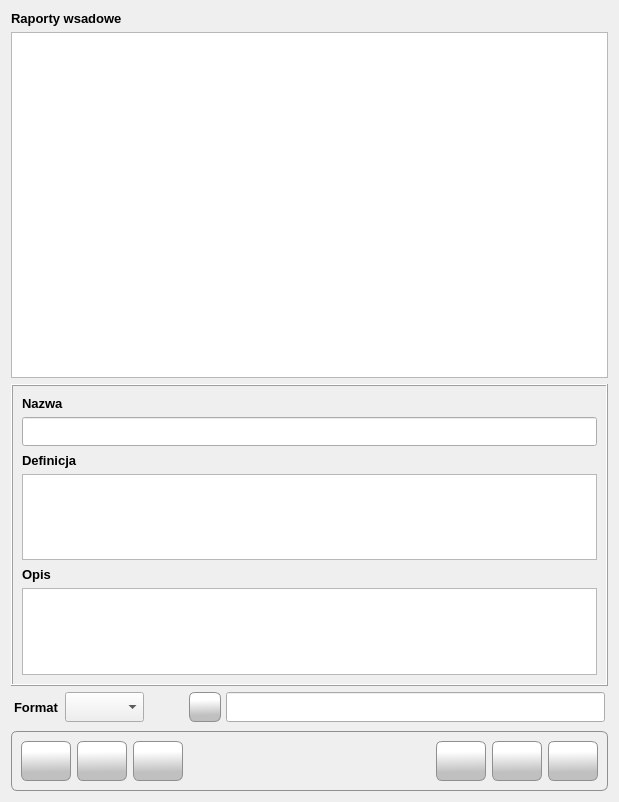
<?xml version="1.0" encoding="UTF-8"?>
<ui version="4.0">
 <class>Form</class>
 <widget class="QWidget" name="Form">
  <property name="windowModality">
   <enum>Qt::ApplicationModal</enum>
  </property>
  <property name="geometry">
   <rect>
    <x>0</x>
    <y>0</y>
    <width>619</width>
    <height>802</height>
   </rect>
  </property>
  <property name="sizePolicy">
   <sizepolicy hsizetype="Preferred" vsizetype="Expanding">
    <horstretch>0</horstretch>
    <verstretch>0</verstretch>
   </sizepolicy>
  </property>
  <property name="minimumSize">
   <size>
    <width>0</width>
    <height>48</height>
   </size>
  </property>
  <property name="font">
   <font>
    <family>Tahoma</family>
    <pointsize>10</pointsize>
   </font>
  </property>
  <property name="windowTitle">
   <string>Raporty wsadowe</string>
  </property>
  <property name="windowIcon">
   <iconset resource="../res/main_form.qrc">
    <normaloff>:/icons/res/icon/filter.png</normaloff>:/icons/res/icon/filter.png</iconset>
  </property>
  <layout class="QVBoxLayout" name="verticalLayout_2">
   <item>
    <widget class="QLabel" name="lbl_title">
     <property name="font">
      <font>
       <family>Tahoma</family>
       <pointsize>10</pointsize>
       <weight>75</weight>
       <bold>true</bold>
      </font>
     </property>
     <property name="text">
      <string>Raporty wsadowe</string>
     </property>
    </widget>
   </item>
   <item>
    <widget class="QTableView" name="tbl_reports">
     <property name="sizePolicy">
      <sizepolicy hsizetype="Expanding" vsizetype="Preferred">
       <horstretch>0</horstretch>
       <verstretch>0</verstretch>
      </sizepolicy>
     </property>
     <property name="minimumSize">
      <size>
       <width>0</width>
       <height>346</height>
      </size>
     </property>
     <property name="font">
      <font>
       <family>Tahoma</family>
       <pointsize>10</pointsize>
      </font>
     </property>
     <property name="editTriggers">
      <set>QAbstractItemView::NoEditTriggers</set>
     </property>
     <property name="selectionMode">
      <enum>QAbstractItemView::SingleSelection</enum>
     </property>
     <property name="selectionBehavior">
      <enum>QAbstractItemView::SelectRows</enum>
     </property>
     <property name="gridStyle">
      <enum>Qt::DashLine</enum>
     </property>
     <property name="wordWrap">
      <bool>false</bool>
     </property>
     <attribute name="horizontalHeaderStretchLastSection">
      <bool>true</bool>
     </attribute>
     <attribute name="verticalHeaderVisible">
      <bool>false</bool>
     </attribute>
    </widget>
   </item>
   <item>
    <widget class="QFrame" name="frame_2">
     <property name="sizePolicy">
      <sizepolicy hsizetype="Expanding" vsizetype="Expanding">
       <horstretch>0</horstretch>
       <verstretch>0</verstretch>
      </sizepolicy>
     </property>
     <property name="maximumSize">
      <size>
       <width>16777215</width>
       <height>305</height>
      </size>
     </property>
     <property name="frameShape">
      <enum>QFrame::Box</enum>
     </property>
     <property name="frameShadow">
      <enum>QFrame::Raised</enum>
     </property>
     <layout class="QVBoxLayout" name="verticalLayout">
      <item>
       <widget class="QLabel" name="label">
        <property name="sizePolicy">
         <sizepolicy hsizetype="Expanding" vsizetype="Expanding">
          <horstretch>0</horstretch>
          <verstretch>0</verstretch>
         </sizepolicy>
        </property>
        <property name="minimumSize">
         <size>
          <width>30</width>
          <height>16</height>
         </size>
        </property>
        <property name="font">
         <font>
          <family>Tahoma</family>
          <pointsize>10</pointsize>
          <weight>75</weight>
          <bold>true</bold>
         </font>
        </property>
        <property name="text">
         <string>Nazwa</string>
        </property>
       </widget>
      </item>
      <item>
       <widget class="QLineEdit" name="txtName">
        <property name="sizePolicy">
         <sizepolicy hsizetype="Expanding" vsizetype="Fixed">
          <horstretch>0</horstretch>
          <verstretch>0</verstretch>
         </sizepolicy>
        </property>
        <property name="minimumSize">
         <size>
          <width>0</width>
          <height>29</height>
         </size>
        </property>
        <property name="font">
         <font>
          <family>Tahoma</family>
          <pointsize>10</pointsize>
         </font>
        </property>
       </widget>
      </item>
      <item>
       <widget class="QLabel" name="label_2">
        <property name="minimumSize">
         <size>
          <width>30</width>
          <height>16</height>
         </size>
        </property>
        <property name="font">
         <font>
          <family>Tahoma</family>
          <pointsize>10</pointsize>
          <weight>75</weight>
          <bold>true</bold>
         </font>
        </property>
        <property name="text">
         <string>Definicja</string>
        </property>
       </widget>
      </item>
      <item>
       <widget class="QPlainTextEdit" name="txtDefinition">
        <property name="font">
         <font>
          <family>Tahoma</family>
          <pointsize>10</pointsize>
         </font>
        </property>
       </widget>
      </item>
      <item>
       <widget class="QLabel" name="label_3">
        <property name="sizePolicy">
         <sizepolicy hsizetype="Preferred" vsizetype="Expanding">
          <horstretch>0</horstretch>
          <verstretch>0</verstretch>
         </sizepolicy>
        </property>
        <property name="minimumSize">
         <size>
          <width>30</width>
          <height>16</height>
         </size>
        </property>
        <property name="font">
         <font>
          <family>Tahoma</family>
          <pointsize>10</pointsize>
          <weight>75</weight>
          <bold>true</bold>
         </font>
        </property>
        <property name="text">
         <string>Opis</string>
        </property>
       </widget>
      </item>
      <item>
       <widget class="QPlainTextEdit" name="txtDescription">
        <property name="font">
         <font>
          <family>Tahoma</family>
          <pointsize>10</pointsize>
         </font>
        </property>
       </widget>
      </item>
     </layout>
    </widget>
   </item>
   <item>
    <widget class="QFrame" name="frame_3">
     <property name="frameShape">
      <enum>QFrame::NoFrame</enum>
     </property>
     <property name="frameShadow">
      <enum>QFrame::Raised</enum>
     </property>
     <layout class="QHBoxLayout" name="horizontalLayout_2">
      <property name="spacing">
       <number>5</number>
      </property>
      <property name="leftMargin">
       <number>3</number>
      </property>
      <property name="topMargin">
       <number>0</number>
      </property>
      <property name="rightMargin">
       <number>3</number>
      </property>
      <property name="bottomMargin">
       <number>3</number>
      </property>
      <item>
       <widget class="QLabel" name="label_4">
        <property name="sizePolicy">
         <sizepolicy hsizetype="Expanding" vsizetype="Expanding">
          <horstretch>0</horstretch>
          <verstretch>0</verstretch>
         </sizepolicy>
        </property>
        <property name="font">
         <font>
          <family>Tahoma</family>
          <pointsize>10</pointsize>
          <weight>75</weight>
          <bold>true</bold>
         </font>
        </property>
        <property name="text">
         <string>Format</string>
        </property>
       </widget>
      </item>
      <item>
       <widget class="QComboBox" name="cboFormat">
        <property name="sizePolicy">
         <sizepolicy hsizetype="Expanding" vsizetype="Fixed">
          <horstretch>0</horstretch>
          <verstretch>0</verstretch>
         </sizepolicy>
        </property>
        <property name="minimumSize">
         <size>
          <width>0</width>
          <height>30</height>
         </size>
        </property>
        <property name="maximumSize">
         <size>
          <width>200</width>
          <height>16777215</height>
         </size>
        </property>
        <property name="font">
         <font>
          <family>Tahoma</family>
          <pointsize>10</pointsize>
         </font>
        </property>
       </widget>
      </item>
      <item>
       <spacer name="horizontalSpacer_2">
        <property name="orientation">
         <enum>Qt::Horizontal</enum>
        </property>
        <property name="sizeHint" stdset="0">
         <size>
          <width>40</width>
          <height>20</height>
         </size>
        </property>
       </spacer>
      </item>
      <item>
       <widget class="QPushButton" name="btnAddList">
        <property name="sizePolicy">
         <sizepolicy hsizetype="MinimumExpanding" vsizetype="MinimumExpanding">
          <horstretch>0</horstretch>
          <verstretch>0</verstretch>
         </sizepolicy>
        </property>
        <property name="minimumSize">
         <size>
          <width>30</width>
          <height>30</height>
         </size>
        </property>
        <property name="maximumSize">
         <size>
          <width>32</width>
          <height>32</height>
         </size>
        </property>
        <property name="cursor">
         <cursorShape>PointingHandCursor</cursorShape>
        </property>
        <property name="toolTip">
         <string>Lista</string>
        </property>
        <property name="styleSheet">
         <string notr="true">QPushButton {
border: 1px solid #8f8f91;
border-radius: 6px;
background-color: qlineargradient(spread:pad, x1:0.529318, y1:1, x2:0.511909, y2:0.262, stop:0.295455 rgba(192, 192, 192, 255), stop:1 rgba(255, 255, 255, 255))
}
QPushButton:hover {
background-color: qlineargradient(spread:pad, x1:0.507, y1:0.937, x2:0.489, y2:0.08, stop:0 rgba(207, 207, 207, 255), stop:1 rgba(255, 255, 255, 255))
 }
QPushButton:pressed {
 background-color: qlineargradient(spread:pad, x1:0.513, y1:0, x2:0.495, y2:0.886, stop:0.306818 rgba(208, 208, 208, 255), stop:1 rgba(255, 255, 255, 255))
}</string>
        </property>
        <property name="text">
         <string/>
        </property>
        <property name="icon">
         <iconset resource="../res/main_form.qrc">
          <normaloff>:/icons/res/icon/tasks.png</normaloff>:/icons/res/icon/tasks.png</iconset>
        </property>
        <property name="iconSize">
         <size>
          <width>25</width>
          <height>25</height>
         </size>
        </property>
        <property name="flat">
         <bool>false</bool>
        </property>
       </widget>
      </item>
      <item>
       <widget class="QLineEdit" name="txtPath">
        <property name="sizePolicy">
         <sizepolicy hsizetype="Expanding" vsizetype="Fixed">
          <horstretch>2</horstretch>
          <verstretch>0</verstretch>
         </sizepolicy>
        </property>
        <property name="minimumSize">
         <size>
          <width>0</width>
          <height>30</height>
         </size>
        </property>
        <property name="maximumSize">
         <size>
          <width>16777215</width>
          <height>16777215</height>
         </size>
        </property>
        <property name="font">
         <font>
          <family>Tahoma</family>
          <pointsize>10</pointsize>
         </font>
        </property>
       </widget>
      </item>
     </layout>
    </widget>
   </item>
   <item>
    <widget class="QFrame" name="frame">
     <property name="styleSheet">
      <string notr="true">border: 1px solid #8f8f91;
    border-radius: 6px;
    background-color: qlineargradient(x1: 0, y1: 0, x2: 0, y2: 1,
                                      stop: 0 #f6f7fa, stop: 1 #dadbde);</string>
     </property>
     <property name="frameShape">
      <enum>QFrame::Box</enum>
     </property>
     <property name="frameShadow">
      <enum>QFrame::Sunken</enum>
     </property>
     <layout class="QHBoxLayout" name="horizontalLayout">
      <property name="topMargin">
       <number>9</number>
      </property>
      <item>
       <widget class="QPushButton" name="btn_add">
        <property name="minimumSize">
         <size>
          <width>50</width>
          <height>40</height>
         </size>
        </property>
        <property name="maximumSize">
         <size>
          <width>50</width>
          <height>40</height>
         </size>
        </property>
        <property name="cursor">
         <cursorShape>PointingHandCursor</cursorShape>
        </property>
        <property name="toolTip">
         <string>Dodaj element</string>
        </property>
        <property name="styleSheet">
         <string notr="true">QPushButton {
border: 1px solid #8f8f91;
border-radius: 6px;
background-color: qlineargradient(spread:pad, x1:0.529318, y1:1, x2:0.511909, y2:0.262, stop:0.295455 rgba(192, 192, 192, 255), stop:1 rgba(255, 255, 255, 255))
}
QPushButton:hover {
background-color: qlineargradient(spread:pad, x1:0.507, y1:0.937, x2:0.489, y2:0.08, stop:0 rgba(207, 207, 207, 255), stop:1 rgba(255, 255, 255, 255))
 }
QPushButton:pressed {
 background-color: qlineargradient(spread:pad, x1:0.513, y1:0, x2:0.495, y2:0.886, stop:0.306818 rgba(208, 208, 208, 255), stop:1 rgba(255, 255, 255, 255))
}</string>
        </property>
        <property name="text">
         <string/>
        </property>
        <property name="icon">
         <iconset resource="../res/main_form.qrc">
          <normaloff>:/icons/res/icon/plus.png</normaloff>:/icons/res/icon/plus.png</iconset>
        </property>
        <property name="iconSize">
         <size>
          <width>32</width>
          <height>32</height>
         </size>
        </property>
       </widget>
      </item>
      <item>
       <widget class="QPushButton" name="btn_edit">
        <property name="minimumSize">
         <size>
          <width>50</width>
          <height>40</height>
         </size>
        </property>
        <property name="maximumSize">
         <size>
          <width>50</width>
          <height>40</height>
         </size>
        </property>
        <property name="cursor">
         <cursorShape>PointingHandCursor</cursorShape>
        </property>
        <property name="toolTip">
         <string>Edytuj element</string>
        </property>
        <property name="styleSheet">
         <string notr="true">QPushButton {
border: 1px solid #8f8f91;
border-radius: 6px;
background-color: qlineargradient(spread:pad, x1:0.529318, y1:1, x2:0.511909, y2:0.262, stop:0.295455 rgba(192, 192, 192, 255), stop:1 rgba(255, 255, 255, 255))
}
QPushButton:hover {
background-color: qlineargradient(spread:pad, x1:0.507, y1:0.937, x2:0.489, y2:0.08, stop:0 rgba(207, 207, 207, 255), stop:1 rgba(255, 255, 255, 255))
 }
QPushButton:pressed {
 background-color: qlineargradient(spread:pad, x1:0.513, y1:0, x2:0.495, y2:0.886, stop:0.306818 rgba(208, 208, 208, 255), stop:1 rgba(255, 255, 255, 255))
}</string>
        </property>
        <property name="text">
         <string/>
        </property>
        <property name="icon">
         <iconset resource="../res/main_form.qrc">
          <normaloff>:/icons/res/icon/pen.png</normaloff>:/icons/res/icon/pen.png</iconset>
        </property>
        <property name="iconSize">
         <size>
          <width>32</width>
          <height>32</height>
         </size>
        </property>
       </widget>
      </item>
      <item>
       <widget class="QPushButton" name="btn_remove">
        <property name="minimumSize">
         <size>
          <width>50</width>
          <height>40</height>
         </size>
        </property>
        <property name="maximumSize">
         <size>
          <width>50</width>
          <height>40</height>
         </size>
        </property>
        <property name="cursor">
         <cursorShape>PointingHandCursor</cursorShape>
        </property>
        <property name="toolTip">
         <string>Usuń element</string>
        </property>
        <property name="styleSheet">
         <string notr="true">QPushButton {
border: 1px solid #8f8f91;
border-radius: 6px;
background-color: qlineargradient(spread:pad, x1:0.529318, y1:1, x2:0.511909, y2:0.262, stop:0.295455 rgba(192, 192, 192, 255), stop:1 rgba(255, 255, 255, 255))
}
QPushButton:hover {
background-color: qlineargradient(spread:pad, x1:0.507, y1:0.937, x2:0.489, y2:0.08, stop:0 rgba(207, 207, 207, 255), stop:1 rgba(255, 255, 255, 255))
 }
QPushButton:pressed {
 background-color: qlineargradient(spread:pad, x1:0.513, y1:0, x2:0.495, y2:0.886, stop:0.306818 rgba(208, 208, 208, 255), stop:1 rgba(255, 255, 255, 255))
}</string>
        </property>
        <property name="text">
         <string/>
        </property>
        <property name="icon">
         <iconset resource="../res/main_form.qrc">
          <normaloff>:/icons/res/icon/decline.png</normaloff>:/icons/res/icon/decline.png</iconset>
        </property>
        <property name="iconSize">
         <size>
          <width>32</width>
          <height>32</height>
         </size>
        </property>
       </widget>
      </item>
      <item>
       <spacer name="horizontalSpacer">
        <property name="orientation">
         <enum>Qt::Horizontal</enum>
        </property>
        <property name="sizeHint" stdset="0">
         <size>
          <width>345</width>
          <height>20</height>
         </size>
        </property>
       </spacer>
      </item>
      <item>
       <widget class="QPushButton" name="btn_home">
        <property name="minimumSize">
         <size>
          <width>50</width>
          <height>40</height>
         </size>
        </property>
        <property name="maximumSize">
         <size>
          <width>50</width>
          <height>40</height>
         </size>
        </property>
        <property name="cursor">
         <cursorShape>PointingHandCursor</cursorShape>
        </property>
        <property name="toolTip">
         <string>Katalog raportów</string>
        </property>
        <property name="styleSheet">
         <string notr="true">QPushButton {
border: 1px solid #8f8f91;
border-radius: 6px;
background-color: qlineargradient(spread:pad, x1:0.529318, y1:1, x2:0.511909, y2:0.262, stop:0.295455 rgba(192, 192, 192, 255), stop:1 rgba(255, 255, 255, 255))
}
QPushButton:hover {
background-color: qlineargradient(spread:pad, x1:0.507, y1:0.937, x2:0.489, y2:0.08, stop:0 rgba(207, 207, 207, 255), stop:1 rgba(255, 255, 255, 255))
 }
QPushButton:pressed {
 background-color: qlineargradient(spread:pad, x1:0.513, y1:0, x2:0.495, y2:0.886, stop:0.306818 rgba(208, 208, 208, 255), stop:1 rgba(255, 255, 255, 255))
}</string>
        </property>
        <property name="text">
         <string/>
        </property>
        <property name="icon">
         <iconset resource="../res/main_form.qrc">
          <normaloff>:/icons/res/icon/home.png</normaloff>:/icons/res/icon/home.png</iconset>
        </property>
        <property name="iconSize">
         <size>
          <width>32</width>
          <height>32</height>
         </size>
        </property>
       </widget>
      </item>
      <item>
       <widget class="QPushButton" name="btn_print">
        <property name="enabled">
         <bool>false</bool>
        </property>
        <property name="minimumSize">
         <size>
          <width>50</width>
          <height>40</height>
         </size>
        </property>
        <property name="maximumSize">
         <size>
          <width>50</width>
          <height>40</height>
         </size>
        </property>
        <property name="cursor">
         <cursorShape>PointingHandCursor</cursorShape>
        </property>
        <property name="toolTip">
         <string>Drukuj raport</string>
        </property>
        <property name="styleSheet">
         <string notr="true">QPushButton {
border: 1px solid #8f8f91;
border-radius: 6px;
background-color: qlineargradient(spread:pad, x1:0.529318, y1:1, x2:0.511909, y2:0.262, stop:0.295455 rgba(192, 192, 192, 255), stop:1 rgba(255, 255, 255, 255))
}
QPushButton:hover {
background-color: qlineargradient(spread:pad, x1:0.507, y1:0.937, x2:0.489, y2:0.08, stop:0 rgba(207, 207, 207, 255), stop:1 rgba(255, 255, 255, 255))
 }
QPushButton:pressed {
 background-color: qlineargradient(spread:pad, x1:0.513, y1:0, x2:0.495, y2:0.886, stop:0.306818 rgba(208, 208, 208, 255), stop:1 rgba(255, 255, 255, 255))
}</string>
        </property>
        <property name="text">
         <string/>
        </property>
        <property name="icon">
         <iconset resource="../res/main_form.qrc">
          <normaloff>:/icons/res/icon/printer.png</normaloff>:/icons/res/icon/printer.png</iconset>
        </property>
        <property name="iconSize">
         <size>
          <width>32</width>
          <height>32</height>
         </size>
        </property>
       </widget>
      </item>
      <item>
       <widget class="QPushButton" name="btn_ok">
        <property name="minimumSize">
         <size>
          <width>50</width>
          <height>40</height>
         </size>
        </property>
        <property name="maximumSize">
         <size>
          <width>50</width>
          <height>40</height>
         </size>
        </property>
        <property name="cursor">
         <cursorShape>PointingHandCursor</cursorShape>
        </property>
        <property name="toolTip">
         <string>Zapisz</string>
        </property>
        <property name="styleSheet">
         <string notr="true">QPushButton {
border: 1px solid #8f8f91;
border-radius: 6px;
background-color: qlineargradient(spread:pad, x1:0.529318, y1:1, x2:0.511909, y2:0.262, stop:0.295455 rgba(192, 192, 192, 255), stop:1 rgba(255, 255, 255, 255))
}
QPushButton:hover {
background-color: qlineargradient(spread:pad, x1:0.507, y1:0.937, x2:0.489, y2:0.08, stop:0 rgba(207, 207, 207, 255), stop:1 rgba(255, 255, 255, 255))
 }
QPushButton:pressed {
 background-color: qlineargradient(spread:pad, x1:0.513, y1:0, x2:0.495, y2:0.886, stop:0.306818 rgba(208, 208, 208, 255), stop:1 rgba(255, 255, 255, 255))
}</string>
        </property>
        <property name="text">
         <string/>
        </property>
        <property name="icon">
         <iconset resource="../res/main_form.qrc">
          <normaloff>:/icons/res/icon/check.png</normaloff>:/icons/res/icon/check.png</iconset>
        </property>
        <property name="iconSize">
         <size>
          <width>32</width>
          <height>32</height>
         </size>
        </property>
       </widget>
      </item>
     </layout>
    </widget>
   </item>
  </layout>
 </widget>
 <tabstops>
  <tabstop>tbl_reports</tabstop>
  <tabstop>txtName</tabstop>
  <tabstop>cboFormat</tabstop>
  <tabstop>btnAddList</tabstop>
  <tabstop>txtPath</tabstop>
  <tabstop>btn_add</tabstop>
  <tabstop>btn_edit</tabstop>
  <tabstop>btn_remove</tabstop>
  <tabstop>btn_home</tabstop>
  <tabstop>btn_print</tabstop>
  <tabstop>btn_ok</tabstop>
 </tabstops>
 <resources>
  <include location="../res/main_form.qrc"/>
 </resources>
 <connections/>
</ui>
